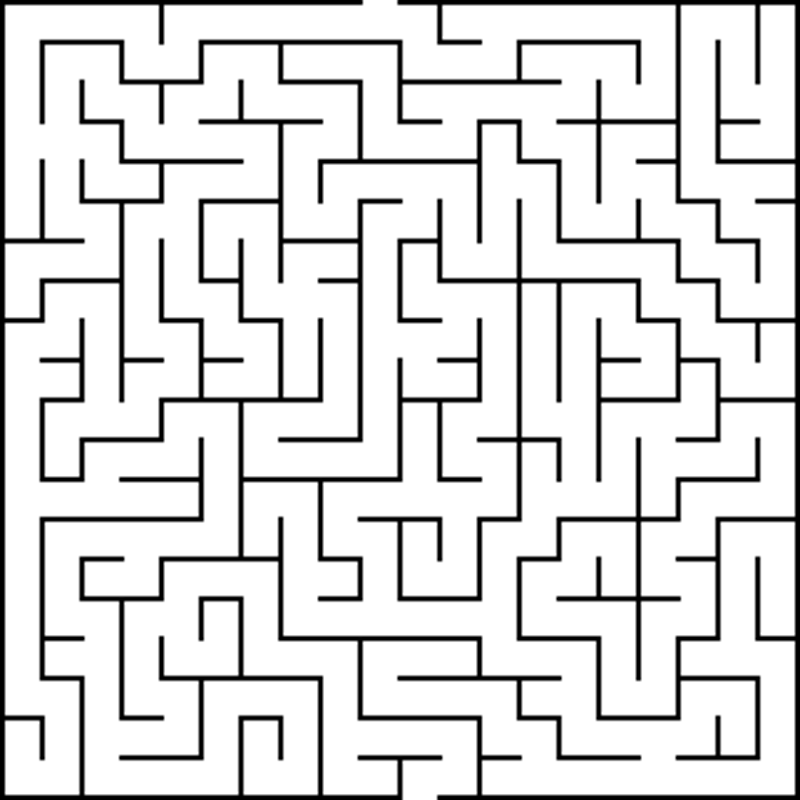
#> input picture maze5.png, 800 x 800 px
$ python maze_solving.py
#> lines starting #> are read from the running program, lines starting #| are printed output that depends on the picture; after the words box and inside, x2 and y2 are one past the last pixel; in counts of white or black regions, pixels touching at a corner belong together
#%%
import cv2
import numpy as np
import matplotlib.pyplot as plt
import math
import os
import csv

#%%
def detect_entrance_exit(binary_img):
    # [Same as before]
    top_border = np.where(binary_img[0, :] == 255)[0]
    bottom_border = np.where(binary_img[-1, :] == 255)[0]
    left_border = np.where(binary_img[:, 0] == 255)[0]
    right_border = np.where(binary_img[:, -1] == 255)[0]

    if len(top_border) > 0:
        entrance = (0, top_border[0]+4)
    elif len(left_border) > 0:
        entrance = (left_border[0]+4, 0)
    else:
        raise ValueError("Entrance not found.")

    if len(bottom_border) > 0:
        exit_point = (binary_img.shape[0] - 1, bottom_border[0]+4)
    elif len(right_border) > 0:
        exit_point = (right_border[0]+4, binary_img.shape[1] - 1)
    else:
        raise ValueError("Exit not found.")

    return entrance, exit_point

def find_solution_path(maze_map, start, end):
    # [Same as before, with cardinal directions]
    queue = [start]
    visited = set()
    prev = {start: None}

    found_end = False

    while queue:
        current = queue.pop(0)
        if current in visited:
            continue
        visited.add(current)

        if current == end:
            found_end = True
            break

        for dx, dy in [(-1, 0), (1, 0), (0, -1), (0, 1)]:
            neighbor = (current[0] + dx, current[1] + dy)
            if (
                0 <= neighbor[0] < maze_map.shape[0]
                and 0 <= neighbor[1] < maze_map.shape[1]
                and maze_map[neighbor] == 1
                and neighbor not in visited
            ):
                queue.append(neighbor)
                prev[neighbor] = current

    if not found_end:
        raise ValueError("No path found from start to end.")

    # Reconstruct the path
    path = []
    current = end
    while current is not None:
        path.append(current)
        current = prev[current]
    path.reverse()

    # Simplify the path to include only significant points
    simplified_path = [path[0]]  # Start with the entrance point
    last_direction = None

    # Define a threshold distance to ignore minor turns near the entrance
    entrance_threshold = 5  # Adjust as needed based on maze scale

    for i in range(1, len(path)):
        prev_point = path[i - 1]
        current_point = path[i]
        # Compute the direction vector
        direction = (current_point[0] - prev_point[0], current_point[1] - prev_point[1])

        if last_direction is None:
            last_direction = direction
            continue

        # Compute the angle between last direction and current direction
        angle = math.degrees(math.atan2(direction[1], direction[0]) - math.atan2(last_direction[1], last_direction[0]))
        angle = abs((angle + 180) % 360 - 180)  # Normalize angle to [0, 180]

        # Check if the point is beyond the entrance threshold
        distance_from_entrance = abs(current_point[0] - path[0][0]) + abs(current_point[1] - path[0][1])

        # Consider it a turn if angle exceeds threshold and beyond entrance threshold
        if angle > 10 and distance_from_entrance > entrance_threshold:
            simplified_path.append(prev_point)
            last_direction = direction

    # Add the final point
    simplified_path.append(path[-1])

    return simplified_path

def adjust_points_to_center(maze_map, points):
    dist_transform = cv2.distanceTransform(maze_map, cv2.DIST_L2, 5)
    adjusted_points = []
    window_size = 15  # Adjust based on maze size and robot size
    half_window = window_size // 2

    for point in points:
        x, y = point
        x_min = max(x - half_window, 0)
        x_max = min(x + half_window + 1, maze_map.shape[0])
        y_min = max(y - half_window, 0)
        y_max = min(y + half_window + 1, maze_map.shape[1])

        # Extract local neighborhood
        local_dist = dist_transform[x_min:x_max, y_min:y_max]
        # Find the coordinates of the maximum value in the local neighborhood
        max_idx = np.unravel_index(np.argmax(local_dist), local_dist.shape)
        # Adjust point to the position of the maximum
        new_x = x_min + max_idx[0]
        new_y = y_min + max_idx[1]

        adjusted_point = (new_x, new_y)
        adjusted_points.append(adjusted_point)

    return adjusted_points

def interpolate_points(start, end, threshold=3):
    """
    Generate intermediate points between start and end, handling diagonal movements
    and filling all gaps. Uses a threshold to infer cardinal directions.
    """
    points = []
    dx = abs(end[0] - start[0])  # Vertical difference
    dy = abs(end[1] - start[1])  # Horizontal difference

    # If already aligned, return cardinal points
    if dx == 0 or dy == 0:
        return interpolate_cardinal_points(start, end)

    # Check if within the threshold to infer alignment
    if dx <= threshold and dy > threshold:  # Approximate horizontal
        mid_point = (start[0], end[1])  # Force alignment
        return interpolate_cardinal_points(start, mid_point) + interpolate_cardinal_points(mid_point, end)
    elif dy <= threshold and dx > threshold:  # Approximate vertical
        mid_point = (end[0], start[1])  # Force alignment
        return interpolate_cardinal_points(start, mid_point) + interpolate_cardinal_points(mid_point, end)

    # For larger gaps, break into two steps
    if dx > threshold and dy > threshold:
        mid_point = (start[0], end[1])  # Break diagonally into cardinal moves
        return interpolate_cardinal_points(start, mid_point) + interpolate_cardinal_points(mid_point, end)

    # Log and raise an error if unresolvable
    print(f"Cannot resolve movement between: Start={start}, End={end}")
    raise ValueError(f"Invalid movement between {start} and {end}: Cannot interpolate.")

def interpolate_cardinal_points(start, end):
    """
    Generate points for strictly horizontal or vertical movements.
    """
    points = []
    if start[0] == end[0]:  # Horizontal movement
        step = 1 if start[1] < end[1] else -1
        for y in range(start[1], end[1] + step, step):
            points.append((start[0], y))
    elif start[1] == end[1]:  # Vertical movement
        step = 1 if start[0] < end[0] else -1
        for x in range(start[0], end[0] + step, step):
            points.append((x, start[1]))
    return points

def refine_path(path, threshold=3):
    """
    Refine the path to ensure all points are aligned along cardinal directions,
    filling any gaps with intermediate points using a threshold.
    """
    refined_path = [path[0]]  # Start with the first point
    for i in range(1, len(path)):
        prev = refined_path[-1]
        curr = path[i]
        if prev[0] == curr[0] or prev[1] == curr[1]:  # Aligned
            refined_path.append(curr)
        else:  # Gap detected, interpolate points
            interpolated = interpolate_points(prev, curr, threshold)
            refined_path.extend(interpolated[1:])  # Skip the first point to avoid duplication
    return refined_path

def save_path_instructions(path, file_append, robot_width=192):
    """
    Generate movement instructions from the refined path, scaled to the robot's block size.
    """
    path = refine_path(path)  # Ensure path is refined
    instructions = []
    pixels_in_direction = 0  # Counter for pixels moved in the current direction
    current_direction = None

    for i in range(1, len(path)):
        prev = path[i - 1]
        curr = path[i]

        # Determine the direction of movement
        if curr[0] == prev[0]:  # Horizontal movement
            new_direction = "Right" if curr[1] > prev[1] else "Left"
        elif curr[1] == prev[1]:  # Vertical movement
            new_direction = "Down" if curr[0] > prev[0] else "Up"
        else:
            raise ValueError(f"Invalid movement detected between {prev} and {curr}: Diagonal movement is not allowed.")

        if current_direction is None:  # First step, initialize direction
            current_direction = new_direction
        elif new_direction == current_direction:  # Continue in the same direction
            pixels_in_direction += abs(curr[0] - prev[0] + curr[1] - prev[1])
        else:  # Direction change (turn detected)
            # Add the "Go Straight" instruction scaled to the robot's width
            blocks = max(1, pixels_in_direction // robot_width)  # Ensure at least 1 block
            instructions.append(f"Go Straight {blocks} Block{'s' if blocks > 1 else ''}")

            # Add the turn instruction
            turn_direction = determine_turn(current_direction, new_direction)
            instructions.append(f"Turn {turn_direction}")

            # Reset for the new direction
            current_direction = new_direction
            pixels_in_direction = abs(curr[0] - prev[0] + curr[1] - prev[1])

    # Add the final "Go Straight" instruction
    if pixels_in_direction > 0:
        blocks = max(1, pixels_in_direction // robot_width)
        instructions.append(f"Go Straight {blocks} Block{'s' if blocks > 1 else ''}")

    # Save instructions to a file
    file_save = f"./path_instructions_{file_append}.txt"
    with open(file_save, "w") as f:
        f.write("\n".join(instructions))

    return instructions

def determine_turn(prev_direction, new_direction):
    """
    Determine whether the turn is Left or Right based on the direction change.
    """
    turn_map = {
        ("Up", "Right"): "Right",
        ("Right", "Down"): "Right",
        ("Down", "Left"): "Right",
        ("Left", "Up"): "Right",
        ("Up", "Left"): "Left",
        ("Left", "Down"): "Left",
        ("Down", "Right"): "Left",
        ("Right", "Up"): "Left",
    }

    # Return the turn direction or log an error for unknown cases
    if (prev_direction, new_direction) in turn_map:
        return turn_map[(prev_direction, new_direction)]
    else:
        print(f"Unknown turn detected: from {prev_direction} to {new_direction}")
        return "Unknown"


def save_coordinates_to_csv(coordinates, filename='E:/ras/project/project/TEST_files/Final_files/mazexy.csv'):
    with open(filename, 'w', newline='') as csvfile:
        writer = csv.writer(csvfile)
        writer.writerow(['x', 'y'])  # Write header
        writer.writerows(coordinates)

#%%
def main():
    # Load the maze image
    img_name = "maze5.png"  # Replace with your maze image
    img = cv2.imread(img_name, cv2.IMREAD_GRAYSCALE)
#> img is the input picture: shape (800, 800); min 0, max 255, mean 220.3


    modified_img = cv2.convertScaleAbs(img, alpha=1.5, beta=-150)
    cv2.imshow('modified Image', modified_img)
    cv2.waitKey(0)
    cv2.destroyAllWindows()

    # Threshold the image to binary
    _, binary_img = cv2.threshold(modified_img, 127, 255, cv2.THRESH_BINARY)
    cv2.imshow('Binary Image', binary_img)
    cv2.waitKey(0)
    cv2.destroyAllWindows()

    # Dilate the walls to consider the robot's size
    robot_size =  20# Size of the robot in pixels change to 70 if end point isnt detected
    kernel_size = int(np.ceil(robot_size / 2))
    kernel = cv2.getStructuringElement(cv2.MORPH_RECT, (kernel_size, kernel_size))
    dilated_walls = cv2.dilate(255 - binary_img, kernel, iterations=1)
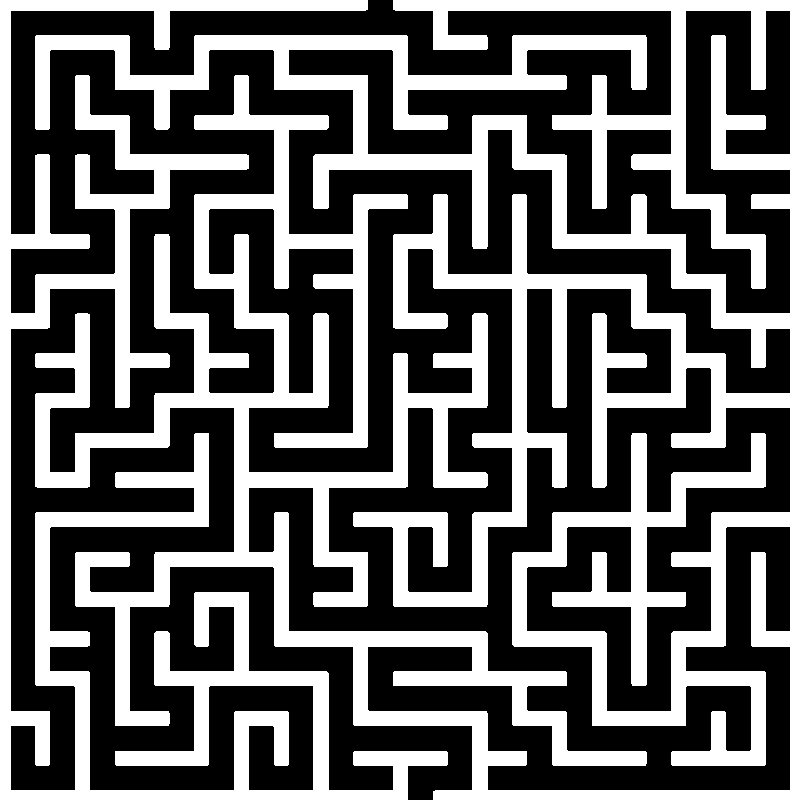
#> dilated_walls: shape (800, 800); 39.1% white; 2 white regions, box (x1, y1, x2, y2) and area: (35, 0, 800, 800) 193478, (0, 0, 448, 800) 57049
    adjusted_maze = 255 - dilated_walls

    cv2.imshow('Adjusted maze', adjusted_maze)
    cv2.waitKey(0)
    cv2.destroyAllWindows()

    # Detect entrance and exit on the adjusted maze
    entrance, exit_point = detect_entrance_exit(adjusted_maze)
#> in detect_entrance_exit, `top_border = np.where(binary_img[0, :] == 255)[0]`: top_border = 25 values from 368 to 392
#> in detect_entrance_exit, `bottom_border = np.where(binary_img[-1, :] == 255)[0]`: bottom_border = 25 values from 408 to 432
#> in detect_entrance_exit, `left_border = np.where(binary_img[:, 0] == 255)[0]`: left_border = empty array
#> in detect_entrance_exit, `entrance = (0, top_border[0]+4)`: entrance = (0, 372)
#> in detect_entrance_exit, `exit_point = (binary_img.shape[0] - 1, bottom_border[0]+4)`: exit_point = (799, 412)
#> entrance = (0, 372); exit_point = (799, 412)
    print(f"Entrance: {entrance}, Exit: {exit_point}")
#| Entrance: (0, 372), Exit: (799, 412)

    # Create the maze map
    maze_map = (adjusted_maze // 255).astype(np.uint8)

    # Ensure the entrance and exit are open
    maze_map[entrance] = 1
    maze_map[exit_point] = 1

    # Find the solution path
    try:
        simplified_path = find_solution_path(maze_map, entrance, exit_point)
#> in find_solution_path, `queue = [start]`: queue = [(0, 372)]
#> the loop in find_solution_path, `while queue:` made 748668 passes
#> current on passes 1 to 3: (0, 372), (1, 372), (0, 371)
#> after the loop in find_solution_path, `while queue:`: prev = 382185 items; queue = 56 pairs, first value 613 to 799, second value 408 to 630; visited = 382157 items
#> in find_solution_path, `current = end`: current = (799, 412)
#> the loop in find_solution_path, `while current is not None:` made 3074 passes
#> current on passes 1 to 3: (798, 412), (797, 412), (796, 412)
#> after the loop in find_solution_path, `while current is not None:`: path = 3074 pairs, first value 0 to 799, second value 34 to 448
#> in find_solution_path, `simplified_path = [path[0]]`: simplified_path = [(0, 372)]
#> the loop in find_solution_path, `for i in range(1, len(path)):` made 3073 passes
#> (prev_point, current_point, angle, distance_from_entrance, last_direction) on passes 6, 15, 17, 18: ((1, 368), (2, 368), 90, 6, (1, 0)), ((10, 368), (10, 367), 90, 15, (0, -1)), ((10, 366), (11, 366), 90, 17, (1, 0)), ((11, 366), (11, 365), 90, 18, (0, -1))
#> after the loop in find_solution_path, `for i in range(1, len(path)):`: simplified_path = 106 pairs, first value 0 to 766, second value 34 to 448
#> simplified_path = 107 pairs, first value 0 to 799, second value 34 to 448
    except ValueError as e:
        print(e)
        return

    # Adjust only the significant points (simplified path)
    adjusted_points = adjust_points_to_center(maze_map, simplified_path)
#> in adjust_points_to_center, `dist_transform = cv2.distanceTransform(maze_map, cv2.DIST_L2, 5)`:
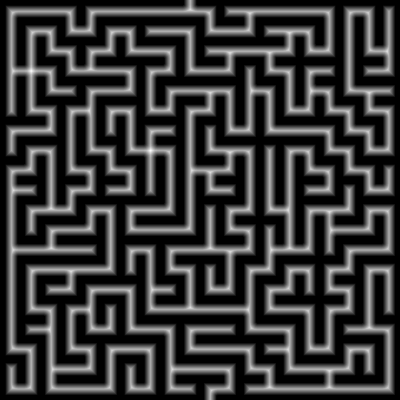
#> dist_transform: shape (800, 800) float32 (shown at 1/2 size); min 0, max 18.2, mean 4.14; drawn with min black and max white
#> the loop in adjust_points_to_center, `for point in points:` made 107 passes
#> point on passes 6 to 9: (11, 170), (48, 170), (48, 169), (50, 169)

    # Ensure adjusted points are aligned along cardinal directions
    aligned_points = [adjusted_points[0]]
    for i in range(1, len(adjusted_points) - 1):
        prev_point = aligned_points[-1]
        curr_point = adjusted_points[i]
        next_point = adjusted_points[i + 1]

        # Align curr_point to be either same row or same column as prev_point
        if prev_point[0] == next_point[0]:  # Horizontal line
            aligned_point = (prev_point[0], curr_point[1])
        elif prev_point[1] == next_point[1]:  # Vertical line
            aligned_point = (curr_point[0], prev_point[1])
        else:
            # Decide based on the majority direction
            if abs(prev_point[0] - curr_point[0]) > abs(prev_point[1] - curr_point[1]):
                aligned_point = (curr_point[0], prev_point[1])
            else:
                aligned_point = (prev_point[0], curr_point[1])
        aligned_points.append(aligned_point)
#> this loop made 105 passes
    aligned_points.append(adjusted_points[-1])  # Add the last point

    # Visualize the solution path
    # Visualize the solution path
    solution_img = cv2.cvtColor(img, cv2.COLOR_GRAY2BGR)

    # Draw the path as straight lines between aligned points
    for i in range(len(aligned_points) - 1):
        pt1 = (aligned_points[i][1], aligned_points[i][0])  # (x, y) format
        pt2 = (aligned_points[i + 1][1], aligned_points[i + 1][0])
        cv2.line(solution_img, pt1, pt2, (0, 0, 255), thickness=1)
#> this loop made 106 passes
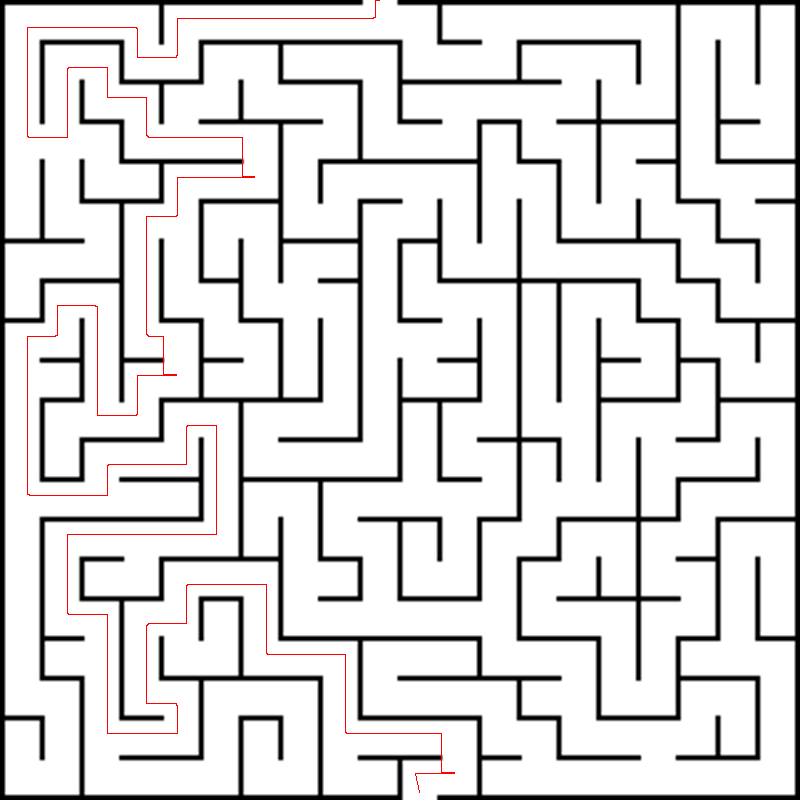
#> solution_img: shape (800, 800, 3); 0.52% of pixels changed, all inside (x1, y1, x2, y2) = (27, 0, 455, 793)

    # Draw the turn points
    for point in aligned_points[1:-1]:  # Exclude start and end
        x, y = point
        cv2.circle(solution_img, (y, x), 1, (0, 255, 0), -1)  # Green circles at turns
        print(f"x coordinate: {x}, y coordniate: {y}")
#> this loop made 105 passes
#> point on passes 1 to 4: (0, 375), (17, 375), (17, 373), (18, 373)
#> (printed output is left out)
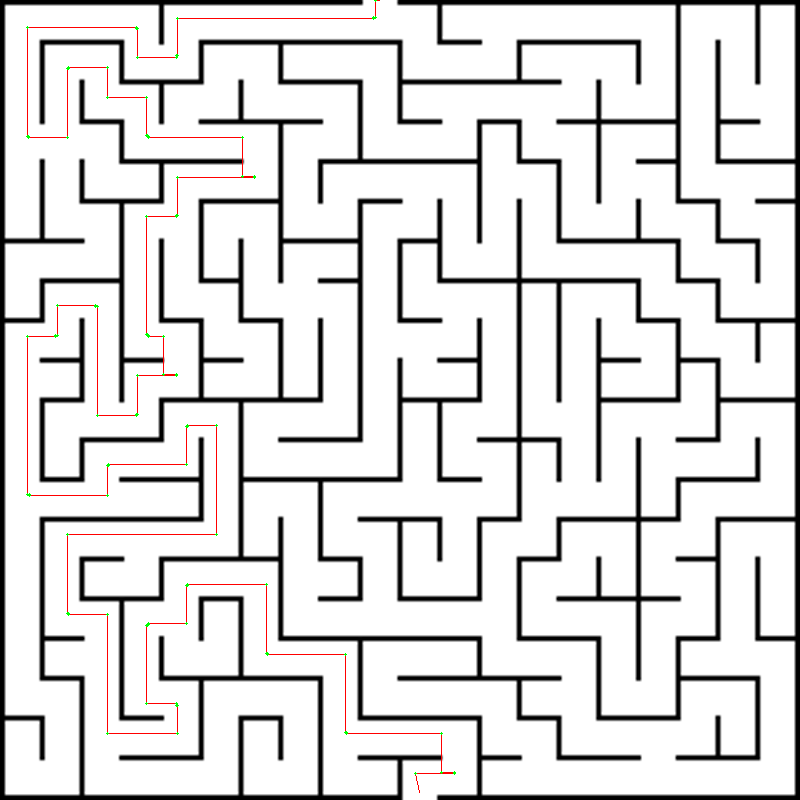
#> solution_img: shape (800, 800, 3); 0.06% of pixels changed, all inside (x1, y1, x2, y2) = (26, 0, 456, 775)

    # Extract x and y coordinates
    coordinates = [(point[0], point[1]) for point in aligned_points]

    # Save coordinates to CSV
    save_coordinates_to_csv(coordinates)

    # Draw entrance and exit points
    cv2.circle(solution_img, (entrance[1], entrance[0]), 1, (255, 0, 0), -1)  # Blue circle for entrance
    cv2.circle(solution_img, (exit_point[1], exit_point[0]), 1, (255, 0, 0), -1)  # Blue circle for exit


    aligned_points = list(dict.fromkeys(aligned_points))

    save_path_instructions(aligned_points[0:], file_append=img_name)
#> the loop in refine_path, `for i in range(1, len(path)):` made 106 passes
#> the loop in save_path_instructions, `for i in range(1, len(path)):` made 129 passes

    # Show and save the solution image
    plt.imshow(solution_img)
    plt.axis('off')
    plt.title('Solution Path with Perfectly Straight Lines')
    plt.show()
    # Dilate the walls to account for the robot's size
    kernel_size = int(np.ceil(robot_size / 2))
    kernel = np.ones((kernel_size, kernel_size), np.uint8)
    dilated_img = cv2.dilate(binary_img, kernel, iterations=1)

    cv2.imshow('Dilated Image', dilated_img)
    cv2.waitKey(0)
    cv2.destroyAllWindows()

    # Convert the image for pathfinding (1s for free space, 0s for walls)
    maze_map = (dilated_img == 255).astype(np.uint8)

    # Detect entrance and exit points
    entrance, exit_point = detect_entrance_exit(dilated_img)
    print(f"Entrance: {entrance}, Exit: {exit_point}")
#| Entrance: (0, 4), Exit: (799, 4)

    # Find the solution path
    solution_path = find_solution_path(maze_map, entrance, exit_point)
    print(f"Initial Solution Path: {solution_path}")
#| Initial Solution Path: [(0, 4), (799, 4)]

    # Adjust points to center and refine path
    centered_path = adjust_points_to_center(maze_map, solution_path)
#> the loop in adjust_points_to_center (call 2), `for point in points:` made 2 passes
#> point on passes 1 to 2: (0, 4), (799, 4)
    refined_path = refine_path(centered_path)
#> the loop in refine_path (call 2), `for i in range(1, len(path)):` made 1 pass

    # Save path instructions
    instructions = save_path_instructions(refined_path, "final", robot_width=robot_size)
#> the loop in save_path_instructions (call 2), `for i in range(1, len(path)):` made 1 pass
    print(f"Path Instructions: {instructions}")
#| Path Instructions: []

if __name__ == "__main__":
    main()
# %%
